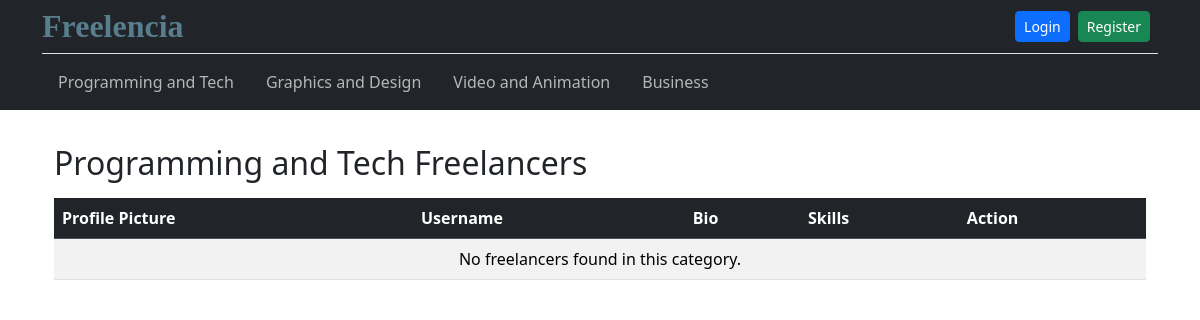
Page /hub/programming/ on the earlier database version.
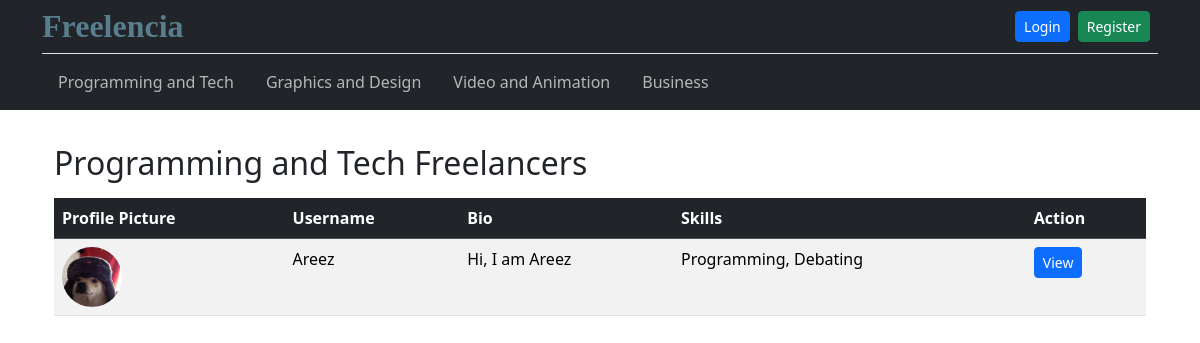
Same page on the later database version.
### hub/models.py (models this page shows, shortened)
class Category(models.Model):
    name = models.CharField(max_length=100, unique=True)

class UserProfileInfo(models.Model):
    ROLE_CHOICES = [
        ('customer', 'Customer'),
        ('freelancer', 'Freelancer'),
    ]
    user = models.OneToOneField(User, on_delete=models.CASCADE)
    profile_pic = models.ImageField(upload_to='profile_pics', blank=True, null=True)
    role = models.CharField(max_length=20, choices=ROLE_CHOICES, default='customer')
    name = models.TextField(blank=True, null=True)
    category = models.ForeignKey('category', on_delete=models.SET_NULL, null=True, blank=True)
    bio = models.TextField(blank=True, null=True)
    skills = models.TextField(blank=True, null=True)
    email = models.EmailField(max_length=256, blank=True, null=True)
    phone = models.CharField(max_length=20, blank=True, null=True)

### hub/views.py (the view)
def show_programming(request):
    profiles = UserProfileInfo.objects.filter(category__name='Programming and Tech', role='freelancer')
    return render(request, 'hub/show_table.html', {
        'profiles': profiles,
        'category_name': 'Programming and Tech'
    })

### templates/hub/show_table.html
{% extends "hub/base.html" %}
{% block body_block %}
<div class="container mt-5">
   <div class="container-fluid py-5"></div>
  <h2>{{ category_name }} Freelancers</h2>
  <table class="table table-striped table-hover mt-3">
    <thead class="table-dark">
      <tr>
        <th>Profile Picture</th>
        <th>Username</th>
        <th>Bio</th>
        <th>Skills</th>
        <th>Action</th>
      </tr>
    </thead>
    <tbody>
      {% for profile in profiles %}
      <tr>
        <td>
          {% if profile.profile_pic %}
            <img src="{{ profile.profile_pic.url }}" alt="pic" width="60" height="60" style="border-radius:50%;">
          {% else %}
            <span>No image</span>
          {% endif %}
        </td>
        <td>{{ profile.user.username }}</td>
        <td>{{ profile.bio|truncatechars:60 }}</td>
        <td>{{ profile.skills }}</td>
        <td>
          <a href="{% url 'hub:view_freelancer' profile.id %}" class="btn btn-sm btn-primary">View</a>
        </td>
      </tr>
      {% empty %}
      <tr>
        <td colspan="5" class="text-center">No freelancers found in this category.</td>
      </tr>
      {% endfor %}
    </tbody>
  </table>
</div>
{% endblock %}

### templates/hub/base.html (shortened to what this page needs)
<!DOCTYPE html>
<html>
    <head>
<link link href="https://cdn.jsdelivr.net/npm/bootstrap@5.3.8/dist/css/bootstrap.min.css" rel="stylesheet">
    </head>
    <body>
        <nav class="navbar navbar-dark bg-dark fixed-top">
            <div class="container">
                <div class="d-flex justify-content-between w-100">
                      <div class="navbar-header">
                            <a class="navbar-brand" style="color: rgba(101, 146, 164, 0.806);font: 1em Bodoni MT; font-size: xx-large;" href="{% url 'index' %}">
                                <strong>Freelencia</strong>
                            </a>
                       </div>
                    <div class="d-flex align-items-center">
                        {% if user.is_authenticated %}
                            <span class="navbar-text text-white me-2">Signed in as {{ user.username }}</span>
                            <a class="btn btn-danger btn-sm me-2" href="{% url 'logout' %}" >Logout</a>
                        {% else %}
                            <a class="btn btn-primary btn-sm me-2" href="{% url 'hub:user_login' %}">Login</a>
                            <a class="btn btn-success btn-sm me-2" href="{% url 'hub:register' %}">Register</a>
                        {% endif %}
                    </div>
                </div>
                <div class="d-flex justify-content-between align-items-center w-100 mt-2 pt-2 border-top">
                        <ul class="nav">
                            <li class="nav-item"><a class="nav-link" style="color: rgb(182, 182, 182);" href="{% url 'hub:cat_programming' %}">Programming and Tech</a></li>
                            <li class="nav-item"><a class="nav-link" style="color: rgb(182, 182, 182);" href="{% url 'hub:cat_graphics' %}">Graphics and Design</a></li>
                            <li class="nav-item"><a class="nav-link" style="color: rgb(182, 182, 182);" href="{% url 'hub:cat_video' %}">Video and Animation</a></li>
                            <li class="nav-item"><a class="nav-link" style="color: rgb(182, 182, 182);"  href="{% url 'hub:cat_business' %}">Business</a></li>
                        </ul>
                    <div class="d-flex justify-content-end align-items-center">>
                    </div>
                </div>
            </div >
        </nav>
        <div class="container mt-5">
            {% block body_block %}
            {% endblock %}
        </div>
    </body>
</html>

Differences in the rows shown:
added UserProfileInfo: profile_pic (picture), user.username "Areez", bio "Hi, I am Areez", skills "Programming, Debating"
Other differences:
text no longer shown: "No freelancers found in this category."
